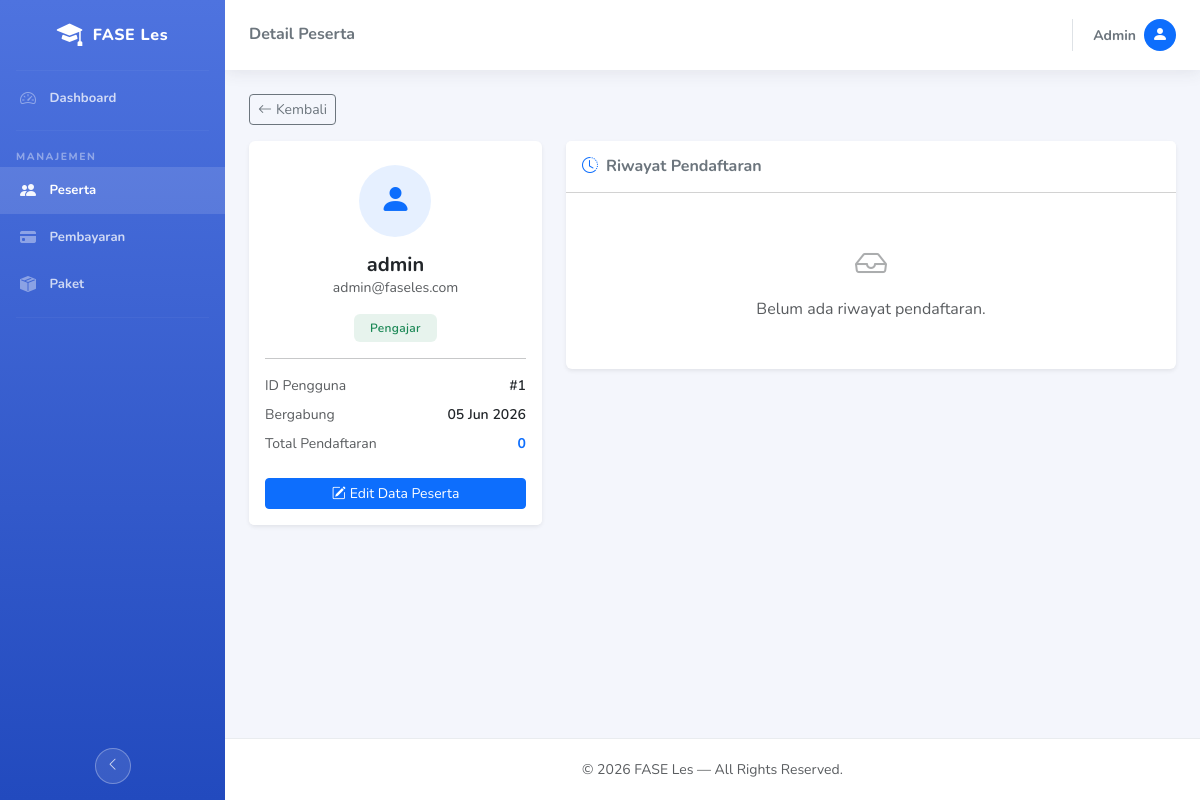
Screenshot of /admin/detail_peserta/1 with the database file from the repository.
### tables this page shows
CREATE TABLE `users` (
  `id` int NOT NULL,
  `username` varchar(100) NOT NULL,
  `email` varchar(100) NOT NULL,
  `password` varchar(255) NOT NULL,
  `role` enum('siswa','ortu','pengajar','admin') DEFAULT NULL,
  `created_at` datetime DEFAULT CURRENT_TIMESTAMP
);

### application/controllers/Admin.php (called while the page is built, shortened)
<?php
class Admin extends CI_Controller {
    public function detail_peserta($id = null) {
        $user = $this->db->get_where('users', ['id' => $id])->row_array();
        $pendaftaran = $this->db->select('p.*, pk.tingkat, pk.tipe_kelas, pk.harga,
            COALESCE((SELECT bp.status_verifikasi FROM bukti_pembayaran bp
                WHERE bp.pendaftaran_id = p.id ORDER BY bp.uploaded_at DESC LIMIT 1
            ), "pending") AS status_verifikasi')
            ->from('pendaftaran p')
            ->join('paket pk', 'pk.id = p.paket_id', 'left')
            ->where('p.user_id', $id)
            ->order_by('p.tanggal_daftar', 'DESC')
            ->get()->result_array();
        $data = [
            'page_title'  => 'Detail Peserta',
            'active_menu' => 'peserta',
            'user'        => $user,
            'pendaftaran' => $pendaftaran,
        ];
        $this->load->view('admin/v_detail_peserta', $data);
    }
}

### index.php (called while the page is built, shortened)
<?php
require_once BASEPATH.'core/CodeIgniter.php';

### application/views/admin/v_detail_peserta.php (the view, shortened to what this page needs)
<div class="mb-3">
    <a href="<?= site_url('admin/peserta') ?>" class="btn btn-sm btn-outline-secondary">
        <i class="bi bi-arrow-left me-1"></i>Kembali
    </a>
</div>
<div class="row g-4">
    <div class="col-lg-4">
        <div class="card shadow-sm border-0 h-100">
            <div class="card-body text-center pt-4">
                <div class="rounded-circle bg-primary bg-opacity-10 d-inline-flex align-items-center justify-content-center mb-3"
                     style="width:4.5rem;height:4.5rem;">
                    <i class="bi bi-person-fill text-primary" style="font-size:2rem;"></i>
                </div>
                <h5 class="fw-bold mb-0"><?= htmlspecialchars($user['username']) ?></h5>
                <p class="text-muted small mb-3"><?= htmlspecialchars($user['email']) ?></p>
                <?php
                $roleMap = [
                    'siswa'    => ['bg-info bg-opacity-10 text-info',          'Siswa'],
                    'ortu'     => ['bg-warning bg-opacity-10 text-warning',    'Orang Tua'],
                    'pengajar' => ['bg-success bg-opacity-10 text-success',    'Pengajar'],
                    'admin'    => ['bg-danger bg-opacity-10 text-danger',      'Admin'],
                ];
                [$cls, $label] = $roleMap[$user['role']] ?? ['bg-secondary bg-opacity-10 text-secondary', ucfirst($user['role'])];
                ?>
                <span class="badge <?= $cls ?> fw-semibold px-3 py-2"><?= $label ?></span>
            </div>
            <hr class="mx-3 my-0">
            <div class="card-body">
                <div class="d-flex justify-content-between small mb-2">
                    <span class="text-muted">ID Pengguna</span>
                    <span class="fw-semibold">#<?= $user['id'] ?></span>
                </div>
                <div class="d-flex justify-content-between small mb-2">
                    <span class="text-muted">Bergabung</span>
                    <span class="fw-semibold"><?= date('d M Y', strtotime($user['created_at'])) ?></span>
                </div>
                <div class="d-flex justify-content-between small">
                    <span class="text-muted">Total Pendaftaran</span>
                    <span class="fw-bold text-primary"><?= count($pendaftaran) ?></span>
                </div>
            </div>
            <div class="card-footer bg-white border-0 pb-3 px-3">
                <button class="btn btn-primary btn-sm w-100" data-bs-toggle="modal" data-bs-target="#modalEditPeserta">
                    <i class="bi bi-pencil-square me-1"></i>Edit Data Peserta
                </button>
            </div>
        </div>
    </div>
    <div class="col-lg-8">
        <div class="card shadow-sm border-0">
            <div class="card-header bg-white py-3">
                <h6 class="mb-0 fw-bold text-secondary">
                    <i class="bi bi-clock-history me-2 text-primary"></i>Riwayat Pendaftaran
                </h6>
            </div>
            <div class="card-body p-0">
                <?php if (!empty($pendaftaran)): ?>
                <?php foreach ($pendaftaran as $p): ?>
                <?php
                $st = $p['status_verifikasi'];
                $stMap = [
                    'pending'    => ['bg-warning text-dark', 'Pending'],
                    'diterima'   => ['bg-success',           'Lunas'],
                    'ditolak'    => ['bg-danger',            'Ditolak'],
                    'kadaluarsa' => ['bg-secondary',         'Kadaluarsa'],
                ];
                [$stCls, $stLabel] = $stMap[$st] ?? ['bg-secondary', ucfirst($st)];
                ?>
                <div class="px-4 py-3 border-bottom">
                    <div class="d-flex align-items-start justify-content-between gap-2">
                        <div>
                            <div class="fw-semibold mb-1"><?= htmlspecialchars($p['nama_lengkap']) ?></div>
                            <div class="small text-muted mb-1">
                                <i class="bi bi-book me-1"></i>
                                <?= htmlspecialchars($p['tingkat'] ?? '-') ?> &mdash;
                                <?= htmlspecialchars($p['tipe_kelas'] ?? '-') ?>
                                &nbsp;&bull;&nbsp;
                                <span class="fw-semibold text-dark">Rp <?= number_format($p['harga'] ?? 0, 0, ',', '.') ?></span>
                            </div>
                            <div class="small text-muted">
                                <i class="bi bi-calendar3 me-1"></i>
                                <?= date('d M Y', strtotime($p['tanggal_daftar'])) ?>
                                &nbsp;&bull;&nbsp;
                                No. <?= htmlspecialchars($p['no_transaksi'] ?? '-') ?>
                            </div>
                        </div>
                        <span class="badge <?= $stCls ?> flex-shrink-0"><?= $stLabel ?></span>
                    </div>
                </div>
                <?php endforeach; ?>
                <?php else: ?>
                <div class="text-center text-muted py-5">
                    <i class="bi bi-inbox fs-2 d-block mb-2 opacity-50"></i>
                    Belum ada riwayat pendaftaran.
                </div>
                <?php endif; ?>
            </div>
        </div>
    </div>
</div>

### assets/css/admin.css (style rules this page uses)
body { font-family: 'Nunito', 'Segoe UI', sans-serif; background-color: #f4f6fc; overflow-x: hidden; }
.badge { font-weight: 600; letter-spacing: 0.02rem; }

### rows the page displays
users: username "admin", email "admin@faseles.com", id "1", created_at "05 Jun 2026"

### other values shown
$page_title "Detail Peserta"
$this->session->userdata('username') "Admin"
$label "Pengajar"
count($pendaftaran) "0"
